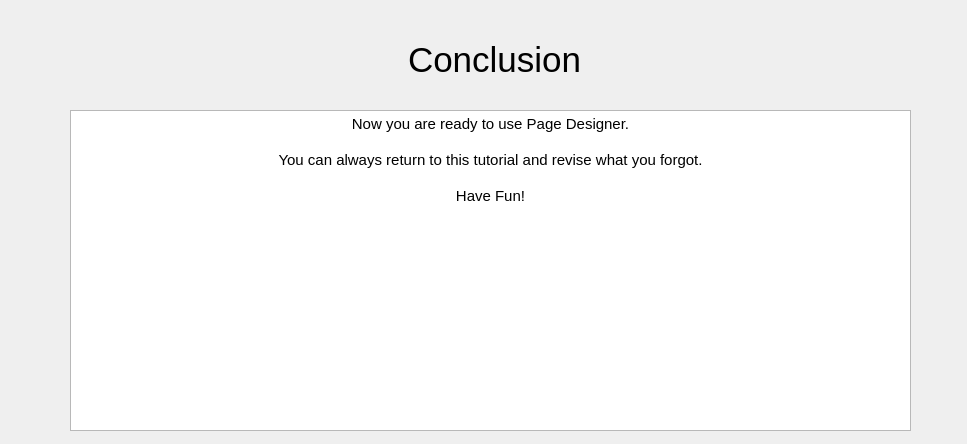
<?xml version="1.0" encoding="UTF-8"?>
<ui version="4.0">
 <class>WizardPage</class>
 <widget class="QWizardPage" name="WizardPage">
  <property name="geometry">
   <rect>
    <x>0</x>
    <y>0</y>
    <width>967</width>
    <height>444</height>
   </rect>
  </property>
  <property name="minimumSize">
   <size>
    <width>967</width>
    <height>444</height>
   </size>
  </property>
  <property name="baseSize">
   <size>
    <width>967</width>
    <height>444</height>
   </size>
  </property>
  <property name="windowTitle">
   <string>Introduction tutorial</string>
  </property>
  <property name="locale">
   <locale language="English" country="UnitedStates"/>
  </property>
  <widget class="QWidget" name="verticalLayoutWidget">
   <property name="geometry">
    <rect>
     <x>20</x>
     <y>20</y>
     <width>951</width>
     <height>80</height>
    </rect>
   </property>
   <layout class="QVBoxLayout" name="verticalLayout">
    <item alignment="Qt::AlignHCenter|Qt::AlignVCenter">
     <widget class="QLabel" name="label_17">
      <property name="font">
       <font>
        <pointsize>26</pointsize>
       </font>
      </property>
      <property name="text">
       <string>Conclusion</string>
      </property>
     </widget>
    </item>
   </layout>
  </widget>
  <widget class="QWidget" name="gridLayoutWidget">
   <property name="geometry">
    <rect>
     <x>70</x>
     <y>110</y>
     <width>841</width>
     <height>321</height>
    </rect>
   </property>
   <layout class="QGridLayout" name="gridLayout">
    <item row="0" column="1">
     <widget class="QTextBrowser" name="textBrowser">
      <property name="html">
       <string>&lt;!DOCTYPE HTML PUBLIC &quot;-//W3C//DTD HTML 4.0//EN&quot; &quot;http://www.w3.org/TR/REC-html40/strict.dtd&quot;&gt;
&lt;html&gt;&lt;head&gt;&lt;meta name=&quot;qrichtext&quot; content=&quot;1&quot; /&gt;&lt;style type=&quot;text/css&quot;&gt;
p, li { white-space: pre-wrap; }
&lt;/style&gt;&lt;/head&gt;&lt;body style=&quot; font-family:'Noto Sans'; font-size:10pt; font-weight:400; font-style:normal;&quot;&gt;
&lt;p align=&quot;center&quot; style=&quot; margin-top:0px; margin-bottom:0px; margin-left:0px; margin-right:0px; -qt-block-indent:0; text-indent:0px;&quot;&gt;&lt;span style=&quot; font-size:11pt;&quot;&gt;Now you are ready to use Page Designer.&lt;/span&gt;&lt;/p&gt;
&lt;p align=&quot;center&quot; style=&quot;-qt-paragraph-type:empty; margin-top:0px; margin-bottom:0px; margin-left:0px; margin-right:0px; -qt-block-indent:0; text-indent:0px; font-size:11pt;&quot;&gt;&lt;br /&gt;&lt;/p&gt;
&lt;p align=&quot;center&quot; style=&quot; margin-top:0px; margin-bottom:0px; margin-left:0px; margin-right:0px; -qt-block-indent:0; text-indent:0px;&quot;&gt;&lt;span style=&quot; font-size:11pt;&quot;&gt;You can always return to this tutorial and revise what you forgot.&lt;/span&gt;&lt;/p&gt;
&lt;p align=&quot;center&quot; style=&quot;-qt-paragraph-type:empty; margin-top:0px; margin-bottom:0px; margin-left:0px; margin-right:0px; -qt-block-indent:0; text-indent:0px; font-size:11pt;&quot;&gt;&lt;br /&gt;&lt;/p&gt;
&lt;p align=&quot;center&quot; style=&quot; margin-top:0px; margin-bottom:0px; margin-left:0px; margin-right:0px; -qt-block-indent:0; text-indent:0px;&quot;&gt;&lt;span style=&quot; font-size:11pt;&quot;&gt;Have Fun!&lt;/span&gt;&lt;/p&gt;&lt;/body&gt;&lt;/html&gt;</string>
      </property>
     </widget>
    </item>
   </layout>
  </widget>
 </widget>
 <resources/>
 <connections/>
</ui>
